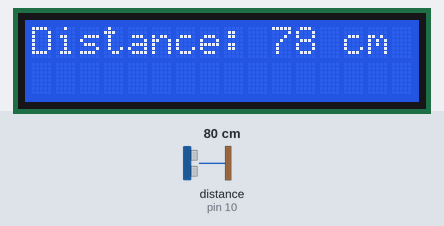
The sketch below on a simulated Arduino Uno, built with avr-gcc and run on an emulated ATmega328P. Parts: 16×2 character LCD. Wiring (inferred from the names in the program): ultrasonic range finder: trigger pin 9; echo pin 10. Inputs (shaded band) come from the test bench; at power-on: distance to the obstacle (sensor on pin 10) 80 cm. The echo pulse lasts 58.3 µs per cm; what the sketch prints to the serial monitor is not drawn.

Above: at 1.2 s.
1.3 s: distance to the obstacle (sensor on pin 10) set to 2 cm
At 2.6 s:
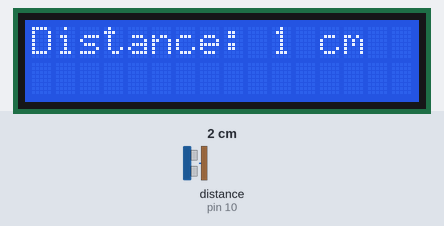
3.1 s: distance to the obstacle (sensor on pin 10) set to 4 cm
At 4.4 s:
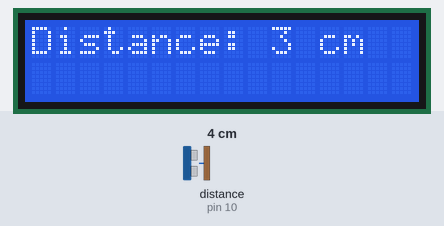
4.7 s: distance to the obstacle (sensor on pin 10) set to 9 cm
At 5.2 s:
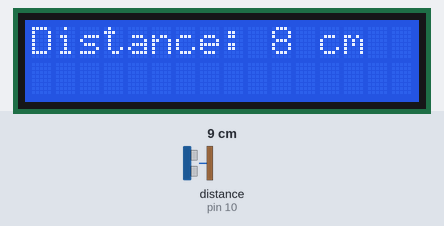
Timing chart, 0 to 7.7 s (numbered marks = the images above; inputs shaded):
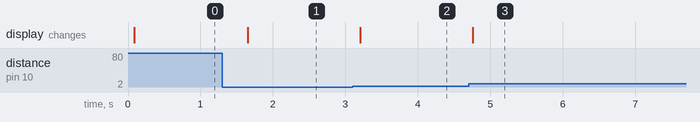

The sketch:

sketch.ino
```cpp
#include <Wire.h>
#include <LiquidCrystal_I2C.h>

// Initialize the LCD
LiquidCrystal_I2C lcd(0x27, 16, 2);

const int trigPin = 9;
const int echoPin = 10;

long duration;
int distance;

void setup() {
    lcd.begin();
    lcd.backlight();
    pinMode(trigPin, OUTPUT);
    pinMode(echoPin, INPUT);
    Serial.begin(9600);
}

void loop() {
    // Clear the trigPin
    digitalWrite(trigPin, LOW);
    delayMicroseconds(2);

    // Set the trigPin HIGH for 10 microseconds
    digitalWrite(trigPin, HIGH);
    delayMicroseconds(10);
    digitalWrite(trigPin, LOW);

    // Read the echoPin
    duration = pulseIn(echoPin, HIGH);

    // Calculate the distance
    distance = duration * 0.034 / 2;

    // Print the distance on the Serial Monitor
    Serial.print("Distance: ");
    Serial.println(distance);

    // Display the distance on the LCD
    lcd.clear();
    lcd.setCursor(0, 0);
    lcd.print("Distance: ");
    lcd.print(distance);
    lcd.print(" cm");

    delay(500); // Wait for half a second before the next reading
}
```

Measured:
- after the input at 1.3 s, the display: changes after 0.35 s (image 1)
- after the input at 3.1 s, the display: changes after 0.10 s (image 2)
- after the input at 4.7 s, the display: changes after 0.06 s (image 3)
